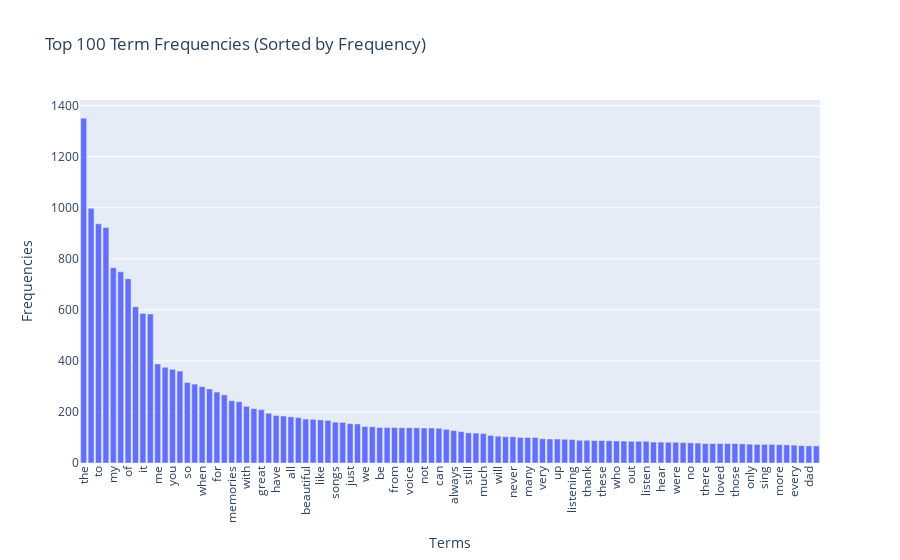

Source (notebook cell):
### Markdown cell above
### >>> **Exercise 14 (take home):**

### Code cell
# Answer here
import numpy as np
import plotly.express as px
import pandas as pd

# Step 1: Calculate the total frequency of each term
term_frequencies = np.asarray(X_counts_youtube.sum(axis=0)).flatten()

# Step 2: Sort the terms and their frequencies (in descending order)
sorted_indices = np.argsort(term_frequencies)[::-1]  # Sort the frequencies in descending order
sorted_frequencies = term_frequencies[sorted_indices]  # Get the frequencies according to the sorted indices
sorted_terms = count_vect.get_feature_names_out()[sorted_indices]  # Get the terms according to the sorted indices

# Step 3: Select the top 100 terms for visualization (sorted by frequency)
top_n = 100
df = pd.DataFrame({
    "Terms": sorted_terms[:top_n],  # Top 100 terms
    "Frequencies": sorted_frequencies[:top_n]  # Corresponding frequencies
})

# Step 4: Use Plotly to create a bar chart of the top 100 term frequencies
fig = px.bar(df, x='Terms', y='Frequencies', title="Top 100 Term Frequencies (Sorted by Frequency)", labels={'Terms': 'Terms', 'Frequencies': 'Frequencies'})

# Step 5: Rotate x-axis labels to avoid crowding
fig.update_layout(xaxis_tickangle=-90)

# Step 6: Display the plot
fig.show()

### Figure 1 — Plotly figure (JSON) as saved in the notebook; plotly's stock layout.template omitted (floating-point values rounded to 4 significant figures)
{"data": [{"alignmentgroup": "True", "hovertemplate": "Terms=%{x}<br>Frequencies=%{y}<extra></extra>", "legendgroup": "", "marker": {"color": "#636efa", "pattern": {"shape": ""}}, "name": "", "offsetgroup": "", "orientation": "v", "showlegend": false, "textposition": "auto", "type": "bar", "x": ["the", "this", "to", "and", "my", "song", "of", "in", "it", "was", "me", "is", "you", "that", "so", "love", "when", "back", "for", "music", "memories", "on", "with", "time", "great", "but", "have", "years", "all", "he", "beautiful", "as", "like", "one", "songs", "old", "just", "her", "we", "she", "be", "at", "from", "good", "voice", "what", "not", "now", "can", "remember", "always", "his", "still", "they", "much", "brings", "will", "are", "never", "had", "many", "days", "very", "am", "up", "best", "listening", "him", "thank", "first", "these", "really", "who", "miss", "out", "how", "listen", "about", "hear", "childhood", "were", "heard", "no", "ever", "there", "reminds", "loved", "would", "those", "by", "only", "an", "sing", "know", "more", "has", "every", "if", "dad", "life"], "xaxis": "x", "y": [1351, 998, 937, 923, 765, 749, 722, 612, 586, 584, 388, 375, 367, 360, 315, 309, 299, 290, 278, 267, 244, 240, 222, 213, 209, 195, 186, 184, 181, 178, 172, 171, 169, 167, 160, 159, 154, 153, 143, 142, 139, 139, 139, 138, 138, 138, 137, 137, 136, 132, 127, 123, 118, 117, 115, 108, 105, 103, 103, 100, 100, 100, 95, 94, 94, 93, 92, 89, 89, 88, 88, 87, 86, 86, 85, 85, 85, 82, 82, 81, 81, 80, 79, 78, 76, 76, 76, 76, 76, 75, 74, 73, 73, 73, 72, 71, 70, 68, 67, 67], "yaxis": "y"}], "layout": {"barmode": "relative", "legend": {"tracegroupgap": 0}, "title": {"text": "Top 100 Term Frequencies (Sorted by Frequency)"}, "xaxis": {"anchor": "y", "domain": [0, 1], "tickangle": -90, "title": {"text": "Terms"}}, "yaxis": {"anchor": "x", "domain": [0, 1], "title": {"text": "Frequencies"}}}}
